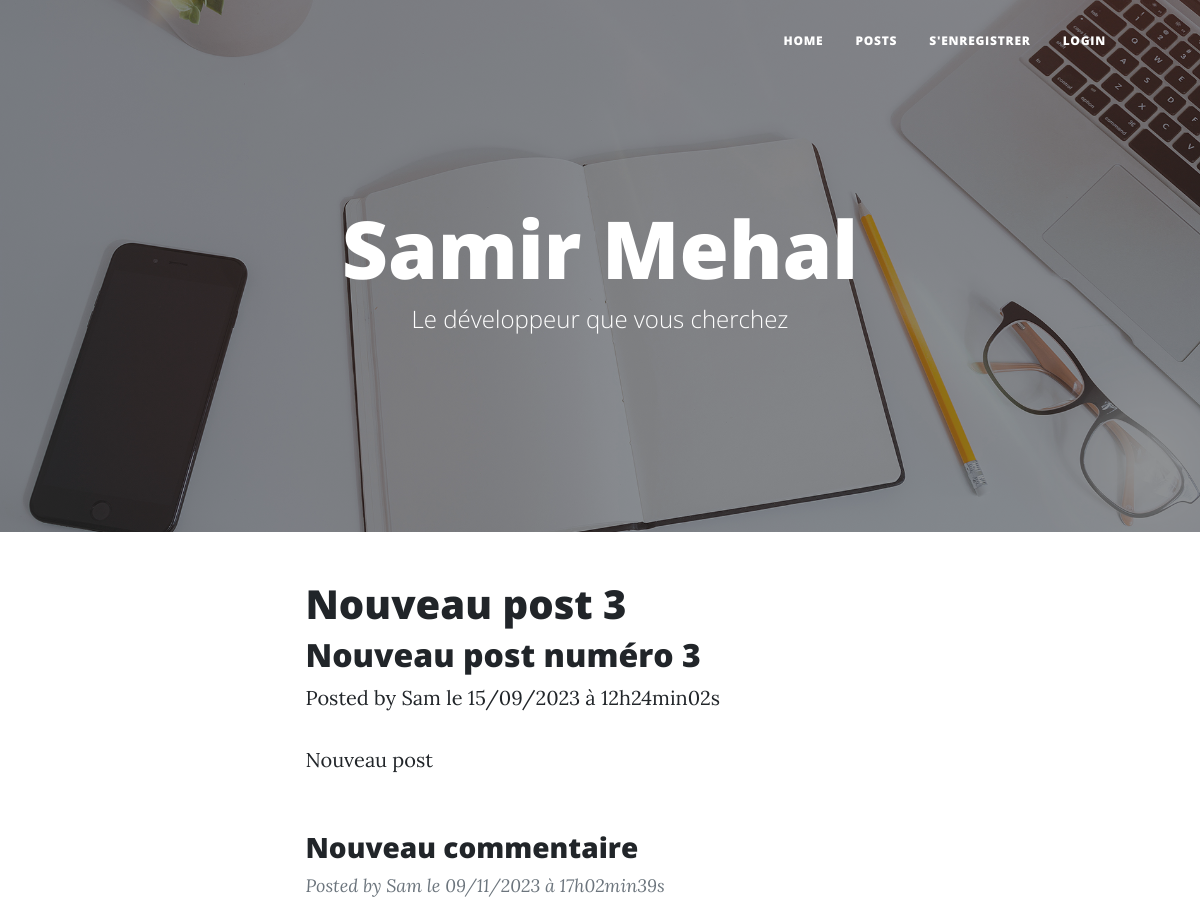
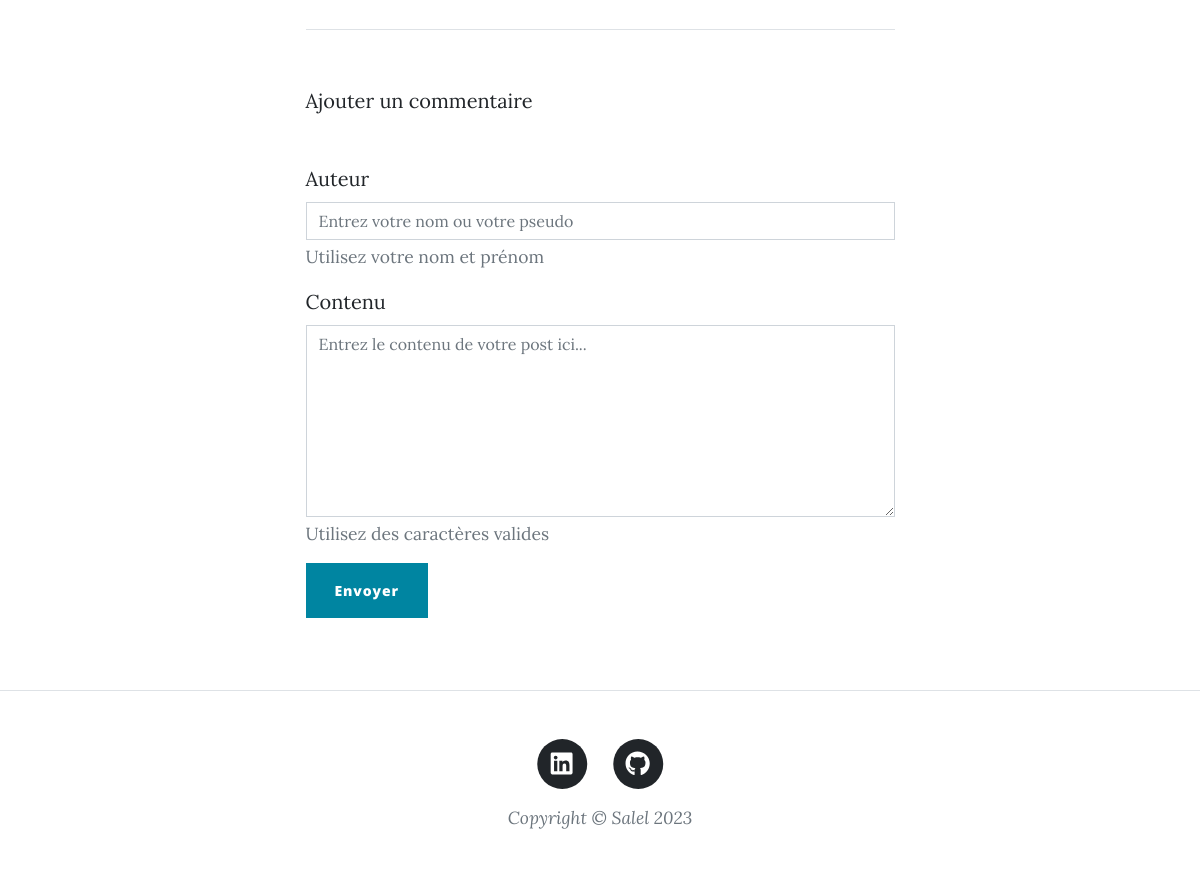
The app's page /index.php?action=post&id=8 with its own data (2 pictures, top to bottom).
### tables this page shows
CREATE TABLE `posts` (
  `id` int(11) NOT NULL,
  `title` varchar(128) NOT NULL,
  `description` varchar(512) NOT NULL,
  `content` varchar(4096) NOT NULL,
  `author` varchar(128) NOT NULL,
  `date_of_creation` datetime NOT NULL,
  `loggedUser` varchar(128) NOT NULL
);

CREATE TABLE `comments` (
  `id` int(11) NOT NULL,
  `content` varchar(2048) NOT NULL,
  `date_of_creation` datetime NOT NULL,
  `author` varchar(256) NOT NULL,
  `statut` varchar(32) NOT NULL DEFAULT 'Pending',
  `id_post` int(11) NOT NULL
);

### controllers/posts.php (called while the page is built, shortened)
<?php
require_once('models/posts.php');
function post(string $identifier, $input) {
	$postRepository = new PostRepository();
    $post = $postRepository->getPost($identifier);
    require('templates/getpost.php');
}

### models/posts.php (called while the page is built, shortened)
        <?php
class PostRepository
{
    public ?PDO $database = null;
    public function dbConnect()
	{
    	if ($this->database === null) {
        	$this->database = new PDO(DB::$host_name.DB::$db_name.DB::$charset, DB::$identifiant, DB::$password);
    	}
	}
	public function getPost($identifier): object
	{
        $statement = $this->database->prepare(
		"SELECT id, title, content, author, description, loggedUser, DATE_FORMAT(date_of_creation, '%d/%m/%Y à %Hh%imin%ss') AS creation_date FROM posts WHERE id = ?"
		);
		$statement->execute([$identifier]);
		$row = $statement->fetch();
		$post = new Post();
		$post->id = $row['id'];
        $post->title = $row['title'];
		$post->content = $row['content'];
        $post->author = $row['author'];
		$post->chapo = $row['description'];
		$post->frenchCreationDate = $row['creation_date'];
		$post->loggedUser = $row['loggedUser'];
		return $post;
	}
}
        ?>

### controllers/comments.php (called while the page is built, shortened)
<?php
require_once('models/comments.php');
function comments(string $identifier) {
    $commentRepository = new CommentRepository();
	$comments = $commentRepository->getComments($identifier);
    require('templates/getcomments.php');
}
function addComment(string $identifier, array $input) {
    require('templates/addcomment.php');
}

### models/comments.php (called while the page is built, shortened)
        <?php
class CommentRepository
{
    public ?PDO $database = null;
    public function dbConnect()
	{
    	if ($this->database === null) {
        	$this->database = new PDO(DB::$host_name.DB::$db_name.DB::$charset, DB::$identifiant, DB::$password);
    	}
	}
	public function getComments(string $identifier): array
	{
    	$statement = $this->database->prepare(
        	"SELECT author, content, DATE_FORMAT(date_of_creation, '%d/%m/%Y à %Hh%imin%ss') AS french_creation_date FROM comments WHERE id_post = ? AND statut = ?"
    	);
    	$statement->execute([$identifier, 'Validate']);
    	$comments = [];
    	while (($row = $statement->fetch())) {
        	$comment = new Comment();
            $comment->author = $row['author'];
        	$comment->frenchCreationDate = $row['french_creation_date'];
        	$comment->content = $row['content'];
        	$comments[] = $comment;
    	}
    	return $comments;
	}
}
        ?>

### templates/getpost.php (the view, shortened to what this page needs)
        <article class="mb-4">
            <div class="container px-4 px-lg-5">
                <div class="row gx-4 gx-lg-5 justify-content-center">
                    <div class="col-md-10 col-lg-8 col-xl-7">
                        <div class="post-heading">
                            <h1>
                                <?php echo htmlspecialchars($post->title); ?>
                            </h1>
                            <h2 class="subheading">
                                <?php echo htmlspecialchars($post->chapo); ?>
                            </h2>
                            <span class="meta">
                                Posted by
                                <?php echo htmlspecialchars($post->author); ?>
                                le <?php echo $post->frenchCreationDate; ?>
                            </span>
                        </div>
                        <p>
                            <?php echo nl2br(htmlspecialchars($post->content)); ?>
                        </p>
                    </div>
                </div>
            </div>
        </article>
        <article class="mb-4">
        <?php comments($post->id); ?>
        </article>
<?php require('layout.php') ?>

### templates/getcomments.php (shortened to what this page needs)
<div class="container px-4 px-lg-5">
    <div class="row gx-4 gx-lg-5 justify-content-center">
        <div class="col-md-10 col-lg-8 col-xl-7">
            <?php
             foreach ($comments as $comment) {
         ?>
                <div class="post-preview">
                                <h3 class="post-subtitle">
                                    <?php echo htmlspecialchars($comment->content); ?>
                                </h3>
                            <p class="post-meta">
                                Posted by <?php echo htmlspecialchars($comment->author); ?>
                                le <?php echo $comment->frenchCreationDate; ?>
                            </p>
                        </div>
                        <hr class="my-4" />
         <?php
         }
         ?>
        </div>
    </div>
</div>

### records on screen
posts: title "Nouveau post 3", description "Nouveau post numéro 3", author "Sam", content "Nouveau post"
comments: content "Nouveau commentaire", author "Sam", frenchCreationDate "09/11/2023 à 17h02min39s"

### other values on screen
$post->frenchCreationDate "15/09/2023 à 12h24min02s"
